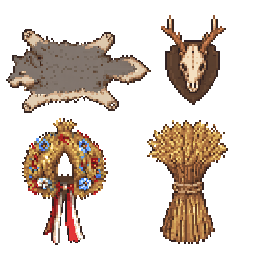
#> input picture tools/house/decor/src/grid_pelt_antlers_wreath_sheaf_s2801.png, 256 x 256 px; its folder holds 4 pictures in this run
$ python wigilia_stol2.py src/grid_flowers_herbs_spruce_chest_s2803.png
#> lines starting #> are read from the running program, lines starting #| are printed output that depends on the picture; after the words box and inside, x2 and y2 are one past the last pixel; in counts of white or black regions, pixels touching at a corner belong together
### tools/house/decor/make_decor.py
# python make_decor.py  -> img/characters/!House_Decor.png (144x144 frames, 12 x 8), img/characters/!$House_Decor_Big.png
#                          (288x192 frames), tools/house/decor/decor_index.json, the <decor-data> line of js/plugins/HomeDecor.js,
#                          docs/dom_dziadka/ozdoby.png (every prop beside Winlu pieces, labelled in Polish) and out/ previews.
# Grandpa's house decorations (HomeDecor.js): the trophies and keepsakes the hero earns, the seasons' things, the folk touches.
# Sources: PixelLab Pro Flash pictures in src/ (made on a Winlu style reference at about 2-3x the game size, SOURCES.txt), Winlu
# Interior pieces (the Holy Mother's frame -> the Lord's receipt, a wall shelf -> the hero's shelf, a plate -> the wafer's plate)
# and small things painted here (the wycinanki, the towel, the rag rug, the tablecloth, the notice, the nail).
# Finishing like the cottage's other props: premultiplied Lanczos downscale, Winlu's hard alpha, a light sharpen, a nudge of the
# colours towards Winlu's muted palette (nearest Winlu colour where one is close), a 1 px dark rim where the downscale lost it,
# Winlu's 40 % black drop shadow for things standing on the floor or a table.
# Every frame is laid out so its thing lands exactly where the house wants it: the absolute pixel spot on Map019 (48 px cells)
# is given per look (PLACE), the frame is cut around the event's cell (bottom-centre of a frame = bottom-centre of the cell).
import os, sys, json, re
import numpy as np
from PIL import Image, ImageDraw, ImageFont, ImageFilter

HERE = os.path.dirname(os.path.abspath(__file__))
ROOT = os.path.abspath(os.path.join(HERE, "..", "..", ".."))
sys.path.insert(0, os.path.join(ROOT, "tools", "tavern"))
from artlib import (char_frame, cell, bbox, premul_resize, harden, sharpen, grade, Canvas4, recolour, sheet as winlu_sheet)
import pixfont
from props_art import parchment
sys.path.insert(0, HERE)
import decor_paint as DP

SRC = os.path.join(HERE, "src")
OUT = os.path.join(HERE, "out")
CHARS = os.path.join(ROOT, "img", "characters")
DOCS = os.path.join(ROOT, "docs", "dom_dziadka")
PLUGIN = os.path.join(ROOT, "js", "plugins", "HomeDecor.js")
INDEX = os.path.join(HERE, "decor_index.json")
SHEET, BIG = "!House_Decor", "!$House_Decor_Big"
FW = FH = 144                 # a frame of the small sheet: 3 x 3 cells (the event's cell at the bottom middle)
BW, BH = 288, 192             # a frame of the big sheet: 6 x 4 cells
OUTLINE = (43, 29, 20)

def src(name):
#> called with name = 'grid_pelt_antlers_wreath_sheaf_s2801.png'
    return Image.open(os.path.join(SRC, name)).convert("RGBA")
#> returned value is the input picture: PIL image 256x256 RGBA; mean R, G, B, A 47.7, 36.1, 27.3, 84
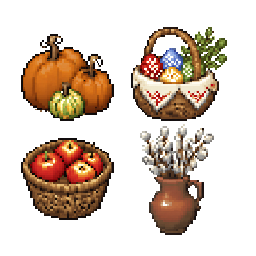
#> input picture tools/house/decor/src/grid_pumpkins_easter_apples_willow_s2802.png, 256 x 256 px
#> in src, returned value is the input picture: PIL image 256x256 RGBA; mean R, G, B, A 48.6, 33.4, 21.4, 86.1
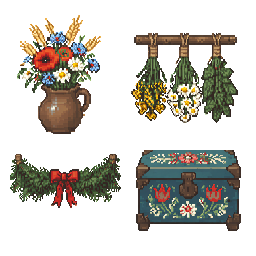
#> input picture tools/house/decor/src/grid_flowers_herbs_spruce_chest_s2803.png, 256 x 256 px
#> in src, returned value is the input picture: PIL image 256x256 RGBA; mean R, G, B, A 36, 33.3, 26.5, 88
#> call 4 of src, with name = 'grid_tankard_tusk_dice_oplatek_s2804.png'
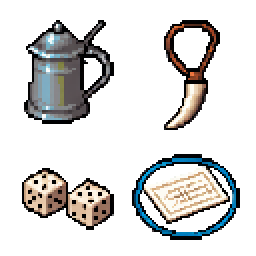
#> input picture tools/house/decor/src/grid_tankard_tusk_dice_oplatek_s2804.png, 128 x 128 px (shown 2 times larger)
#> in src, returned value is the input picture: PIL image 128x128 RGBA; mean R, G, B, A 29.2, 28.7, 27.7, 67.8

# ------------------------------------------------------------------------------------------------ cutting the PixelLab grids
def components(a, t=100):
    """4-connected pieces of the opaque mask -> [(area, (x0, y0, x1, y1), mask)]"""
#> called with t = 100
    m = a > t
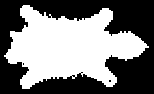
#> m: shape (94, 154) bool; 48.2% white; 1 white region, box (x1, y1, x2, y2) and area: (4, 5, 149, 89) 6975
    H, W = m.shape
#> H = 94; W = 154
    lab = np.zeros((H, W), np.int32)
    out, n = [], 0
    for y0 in range(H):
        for x0 in range(W):
            if not m[y0, x0] or lab[y0, x0]: continue
            n += 1
            stack, pts = [(y0, x0)], []
            lab[y0, x0] = n
            while stack:
                y, x = stack.pop()
                pts.append((y, x))
                for dy, dx in ((1, 0), (-1, 0), (0, 1), (0, -1)):
                    yy, xx = y + dy, x + dx
                    if 0 <= yy < H and 0 <= xx < W and m[yy, xx] and not lab[yy, xx]:
                        lab[yy, xx] = n; stack.append((yy, xx))
            ys = [p[0] for p in pts]; xs = [p[1] for p in pts]
            out.append((len(pts), (min(xs), min(ys), max(xs) + 1, max(ys) + 1), n))
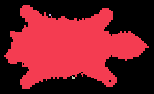
#> lab: shape (94, 154) int32; 4 distinct labels, from 0 to 3; one colour per label, 0 black
#> after the loop, n = 3
    return out, lab

def piece(grid, box, keep_near=5, min_area=4):
    """one prop out of a grid: the crop, then only the biggest piece and what lies close to it (no crumbs of the neighbours)"""
    im = grid.crop(box)
    a = np.array(im)
    comps, lab = components(a[:, :, 3])
#> comps = [(6964, (4, 5, 149, 89), 1), (4, (49, 14, 51, 16), 2), (7, (72, 76, 75, 79), 3)]
    if not comps: return im
    comps.sort(key=lambda c: -c[0])
    x0, y0, x1, y1 = comps[0][1]
#> x0 = 4; y0 = 5; x1 = 149; y1 = 89
    keep = np.zeros(lab.shape, bool)
    for area, (cx0, cy0, cx1, cy1), n in comps:
        near = cx1 >= x0 - keep_near and cx0 <= x1 + keep_near and cy1 >= y0 - keep_near and cy0 <= y1 + keep_near
        if n == comps[0][2] or (near and area >= min_area):
            keep |= lab == n
#> this loop made 3 passes
#> (area, cx0, cy0, cx1, cy1, n) on pass 1: (6964, 4, 5, 149, 89, 1)
    a[~keep] = (0, 0, 0, 0)
    out = Image.fromarray(a, "RGBA")
    return out.crop(bbox(out, 0))
#> in bbox, `ys, xs = np.nonzero(a > t)`: ys = 6975 values from 5 to 88; xs = 6975 values, max 148 at index 3460, min 4 at index 4548, mean 69.15
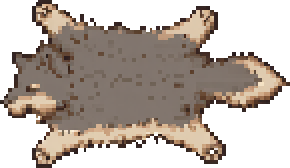
#> returned value: PIL image 145x84 RGBA (shown 2 times larger); mean R, G, B, A 79, 68.3, 60, 146; transparent parts drawn white

# ------------------------------------------------------------------------------------------------ finishing
_WPAL = None
def winlu_palette():
    """the colours of the Winlu Interior sheets the cottage uses (B, C, D, the decoration characters): the mean colour of
    every filled 5-bit RGB bucket (real Winlu colours, not a handful of averages)"""
    global _WPAL
    if _WPAL is None:
        cols = []
        for name in ("B", "C", "D", "!Decoration_static", "!Decoration2", "!Fantasy_chest"):
            a = np.array(winlu_sheet(name)).reshape(-1, 4)
            cols.append(a[a[:, 3] > 250][:, :3].astype(np.float32))
        c = np.concatenate(cols)
        key = (c[:, 0].astype(np.int32) >> 3) * 1024 + (c[:, 1].astype(np.int32) >> 3) * 32 + (c[:, 2].astype(np.int32) >> 3)
        order = np.argsort(key); key, c = key[order], c[order]
        cut = np.flatnonzero(np.diff(key)) + 1
        _WPAL = np.array([g.mean(axis=0) for g in np.split(c, cut)], np.float32)
    return _WPAL

def winlu_match(im, thr=22.0):
    """each colour -> the nearest Winlu colour when one lies within thr (RGB distance); the folk colours Winlu lacks stay"""
    a = np.array(im).astype(np.float32)
    pal = winlu_palette()
    flat = a[:, :, :3].reshape(-1, 3)
    best = np.zeros(len(flat), np.int32); dist = np.full(len(flat), 1e9, np.float32)
    for i in range(0, len(pal), 64):
        d = ((flat[:, None, :] - pal[None, i:i + 64, :]) ** 2).sum(axis=2)
        j = d.argmin(axis=1); dj = d[np.arange(len(flat)), j]
        better = dj < dist
        best[better] = j[better] + i; dist[better] = dj[better]
    near = np.sqrt(dist) <= thr
    flat[near] = pal[best[near]]
    a[:, :, :3] = flat.reshape(a.shape[0], a.shape[1], 3)
    return Image.fromarray(np.clip(a, 0, 255).astype(np.uint8), "RGBA")

# [15 lines left out: function rim, not called in this run]

def finish(im, scale, sat=0.92, match=True, edge=True, sharp=True):
    """a PixelLab piece -> game size, Winlu's look"""
#> called with scale = 0.58, sat = 0.9, match = True, edge = True, sharp = True
    w, h = max(1, round(im.width * scale)), max(1, round(im.height * scale))
#> w = 84; h = 49
    out = premul_resize(im, (w, h))
    if sharp: out = sharpen(out, 0.7, 45)
    out = harden(out, 110)
    out = grade(out, sat=sat)
    if match: out = winlu_match(out)
    if edge: out = rim(out)
    return out.crop(bbox(out, 0))

# [7 lines left out: function shadow, not called in this run]

def mirror(im):
    return im.transpose(Image.FLIP_LEFT_RIGHT)

# [4 lines left out: function solid_box, not called in this run]

# ------------------------------------------------------------------------------------------------ the pieces
def pixellab_pieces():
    g1 = src("grid_pelt_antlers_wreath_sheaf_s2801.png")
    g2 = src("grid_pumpkins_easter_apples_willow_s2802.png")
    g3 = src("grid_flowers_herbs_spruce_chest_s2803.png")
    g4 = src("grid_tankard_tusk_dice_oplatek_s2804.png")
    P = {}
    P["pelt"] = finish(piece(g1, (2, 24, 156, 118)), 0.58, sat=0.9)
    P["antlers"] = finish(piece(g1, (154, 10, 232, 110)), 0.5)
    P["wreath"] = finish(piece(g1, (16, 112, 114, 250)), 0.46, sat=0.95)
    P["sheaf"] = finish(piece(g1, (140, 114, 234, 250)), 0.42)
    P["pumpkins"] = finish(piece(g2, (16, 28, 120, 126)), 0.42, sat=0.9)
    P["easter"] = finish(piece(g2, (126, 20, 234, 126)), 0.29, sat=0.95)
    P["apples"] = finish(piece(g2, (16, 132, 120, 226)), 0.29, sat=0.92)
    P["willow"] = finish(piece(g2, (134, 120, 222, 242)), 0.29)
    P["flowers"] = finish(piece(g3, (10, 10, 108, 140)), 0.28, sat=0.95)
    P["herbs"] = finish(piece(g3, (126, 26, 242, 130)), 0.33)
    P["spruce"] = finish(piece(g3, (4, 148, 126, 214)), 0.36)
    P["chest"] = finish(piece(g3, (130, 144, 246, 236)), 0.42, sat=0.95, match=False)
    P["tankard"] = finish(piece(g4, (8, 6, 60, 64)), 0.3)
    P["tusk"] = finish(piece(g4, (78, 6, 114, 68)), 0.36)
    P["dice"] = finish(piece(g4, (8, 80, 60, 118)), 0.27, match=False)
    wafer = piece(g4, (70, 80, 118, 114))
    a = np.array(wafer)
    blue = (a[:, :, 2].astype(int) > a[:, :, 0].astype(int) + 25)          # the plate's blue rim: away
    a[blue] = (0, 0, 0, 0)
    wafer = Image.fromarray(a, "RGBA"); wafer = wafer.crop(bbox(wafer, 0))
    P["wafer"] = finish(wafer, 0.4, match=False)
    return P

# ------------------------------------------------------------------------------------------------ small things painted here
# (the wycinanki, the towel, the rag rug and the Christmas Eve table: decor_paint.py)
INK, INK_L = (62, 44, 34, 255), (122, 100, 80, 255)

# [100 lines left out: functions words, receipt_frame, nail_img, notice_img, dice_img, wafer_on_plate and 1 more, not called in this run]

# ------------------------------------------------------------------------------------------------ where everything goes
# LOOKS: key -> (sheet, event cell, picture, anchor, ax, ay, kind). The anchor says which point of the picture lands on the map
# pixel (ax, ay): "cb" centre / bottom, "cc" centre / middle, "ct" centre / top, "rb" right / bottom, "tl" top-left.
# kind: "wall" (hangs on a wall), "floor" (stands on the floor: a drop shadow), "table" (stands on a table: a drop shadow),
# "flat" (lies flat: a rug, a cloth). The plugin's slots (event ids, cells, priorities) are in HomeDecor.js.
PIC_BOX = (727, 71, 761, 102)             # the Holy Mother's picture (Map019 event 28 at 15,2) in map pixels
REC_BOX = (823, 71, 857, 102)             # the receipt: the same frame, mirrored about grandpa's window (16.5)

# [142 lines left out: functions build_looks, origin, topleft, slot, frame_of, build and 1 more, not called in this run]

# ------------------------------------------------------------------------------------------------ the preview sheet
LABELS = [
    ("Pamiątki z historii (pojawiają się, gdy zasłużone, i zostają)", [
        ("pokwitowanie", "Pokwitowanie od Lorda", ("!Decoration_static", 6, 8, 2, "obrazek Winlu")),
        ("gwozdz", "Pusty gwóźdź (przed spłatą)", None),
        ("rogi", "Poroże pierwszego jelenia", ("!$Wall_decoration", 0, 2, 0, "poroże Winlu")),
        ("kiel", "Kieł pierwszego dzika", None),
        ("kiel_rog", "Kieł na porożu", None),
        ("skora", "Skóra pierwszego wilka", ("D", 9, 12, 2, 2, "skóra Winlu")),
        ("polka_oba", "Półka: kufel od Borgara i kości", ("D", 6, 2, 1, 2, "półka Winlu")),
        ("list", "Ogłoszenie z tablicy zleceń", None)]),
    ("Pory roku", [
        ("bazie", "Wiosna: bazie w dzbanku", ("D", 7, 4, 1, 2, "wazon Winlu")),
        ("pisanki", "Wielkanoc: koszyczek z pisankami", ("D", 0, 10, 1, 1, "misa Winlu")),
        ("kwiaty", "Lato: polne kwiaty", None),
        ("ziola", "Lato: zioła do suszenia", ("!Decoration_static", 3, 8, 0, "zioła Winlu")),
        ("wieniec", "Jesień: wieniec dożynkowy", None),
        ("jablka", "Jesień: kosz jabłek", None),
        ("dynie_r", "Jesień: dynie przy drzwiach", None),
        ("recznik_zima", "Zima: świerk nad obrazkami", None),
        ("snop", "Wigilia: snop w kącie", None),
        ("wigilia", "Wigilia: obrus, sianko, opłatek", None)]),
    ("Zawsze w chacie", [
        ("wyc_7", "Wycinanka: gwiazda", None),
        ("wyc_2", "Wycinanka: leluja", None),
        ("recznik", "Haftowany ręcznik na obrazku", ("!Decoration_static", 6, 8, 2, "obrazek Winlu")),
        ("skrzynia", "Malowana skrzynia dziadka", ("!Fantasy_chest", 6, 2, 0, "skrzynia Winlu")),
        ("chodnik", "Chodnik tkany ze szmat", None)]),
]

# [84 lines left out: functions winlu_ref, preview, main, not called in this run]

# [2 lines that do not run on import are left out]

### tools/tavern/artlib.py
# Shared helpers for the tavern's new props (props_art.py): loading Winlu pieces, premultiplied downscaling of PixelLab
# pictures, hard alpha, the Winlu-like soft drop shadow, outlines, colour grading towards Winlu's wood, and small
# painting primitives (anti-aliased shapes drawn 4x larger and reduced).
import os
import numpy as np
from PIL import Image, ImageDraw, ImageFilter

# pictures made from numpy arrays share the array's memory and are read-only: always hand out a writable copy
_fromarray = Image.fromarray
if not getattr(Image.fromarray, "_copying", False):
    def _fromarray_copy(*a, **k):
        return _fromarray(*a, **k).copy()
    _fromarray_copy._copying = True
    Image.fromarray = _fromarray_copy

HERE = os.path.dirname(os.path.abspath(__file__))
ROOT = os.path.abspath(os.path.join(HERE, "..", "..")).replace("\\", "/") + "/"
WINLU = ROOT + "img/tilesets/Winlu Fantasy Tileset - Interior/Remaster/"
SRC = os.path.join(HERE, "props_src")
SHEETS = {"B": "Fantasy_Inside_B", "C": "Fantasy_Inside_C", "D": "Fantasy_Inside_D", "E": "Fantasy_Inside_Shops",
          "A2": "Fantasy_Inside_A2", "A3": "Fantasy_Inside_A3", "A4": "Fantasy_Inside_A4", "A5": "Fantasy_Inside_A5"}
_cache = {}

def sheet(name):
    if name not in _cache:
        p = WINLU + "tilesets/" + SHEETS[name] + ".png" if name in SHEETS else WINLU + "characters/" + name + ".png"
        _cache[name] = Image.open(p).convert("RGBA")
    return _cache[name]

def cell(name, c, r, w=1, h=1):
    """a block of 48 px cells from a Winlu tile sheet"""
    return sheet(name).crop((c * 48, r * 48, (c + w) * 48, (r + h) * 48))

# [11 lines left out: function char_frame, not called in this run]

def bbox(im, t=8):
    a = np.array(im)[:, :, 3]
    ys, xs = np.nonzero(a > t)
    if not len(xs): return (0, 0, 0, 0)
    return (int(xs.min()), int(ys.min()), int(xs.max()) + 1, int(ys.max()) + 1)

def premul_resize(img, size, flt=Image.LANCZOS):
#> called with size = (84, 49), flt = 1
    a = np.array(img.convert("RGBA")).astype(np.float32) / 255.0
#> a: shape (84, 145, 4) float32
    pre = np.concatenate([a[:, :, :3] * a[:, :, 3:4], a[:, :, 3:4]], axis=2)
    chans = [np.array(Image.fromarray((pre[:, :, c] * 255 + 0.5).astype(np.uint8), "L").resize(size, flt)).astype(np.float32) / 255.0 for c in range(4)]
#> chans = 4 items
    o = np.stack(chans, axis=2)
    al = o[:, :, 3:4]
    rgb = np.where(al > 0.002, o[:, :, :3] / np.maximum(al, 0.002), 0)
    return Image.fromarray((np.concatenate([np.clip(rgb, 0, 1), np.clip(al, 0, 1)], axis=2) * 255 + 0.5).astype(np.uint8), "RGBA")
#> returned value: PIL image 84x49 RGBA

def harden(img, t=110):
    """binary alpha like Winlu's objects (their only soft alpha is the drop shadow)"""
    a = np.array(img)
    a[:, :, 3] = np.where(a[:, :, 3] >= t, 255, 0)
    return Image.fromarray(a, "RGBA")

def sharpen(img, radius=0.8, percent=60):
#> called with radius = 0.7, percent = 45
    rgb = img.convert("RGB").filter(ImageFilter.UnsharpMask(radius=radius, percent=percent, threshold=2))
#> rgb: PIL image 84x49 RGB
    out = rgb.convert("RGBA"); out.putalpha(img.getchannel("A"))
    return out

# [6 lines left out: function reduce, not called in this run]

def grade(img, sat=0.9, warm=0.0, gamma=1.0, contrast=1.0):
    """nudges colours towards Winlu's muted look: less saturation, a touch of warmth, softer contrast"""
#> called with sat = 0.9, warm = 0, gamma = 1, contrast = 1
    a = np.array(img).astype(np.float32)
    rgb = a[:, :, :3] / 255.0
#> rgb: shape (49, 84, 3) float32
    lum = (rgb * np.array([0.299, 0.587, 0.114])).sum(axis=2, keepdims=True)
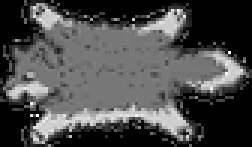
#> lum: shape (49, 84, 1) float64 (shown 3 times larger); min 0, max 1, mean 0.298
    rgb = lum + (rgb - lum) * sat
    rgb = 0.5 + (rgb - 0.5) * contrast
    rgb = np.clip(rgb, 0, 1) ** gamma
    rgb[:, :, 0] += warm; rgb[:, :, 2] -= warm
    a[:, :, :3] = np.clip(rgb, 0, 1) * 255
    return Image.fromarray(a.astype(np.uint8), "RGBA")

SHADOW = (40, 34, 40)
# [41 lines left out: functions drop_shadow, ellipse_shadow, outline, not called in this run]

class Canvas4:
    """draw at 4x with anti-aliasing, then reduce to 1x (soft painted edges, like Winlu's)"""
    # [4 lines left out: function __init__, not called in this run]
    def s(self, *v):
        return [x * self.k for x in v]
    def rect(self, x0, y0, x1, y1, fill, outline=None, width=1):
        self.d.rectangle(self.s(x0, y0, x1, y1), fill=fill, outline=outline, width=max(1, int(round(width * self.k))) if outline else 0)
    def rrect(self, x0, y0, x1, y1, r, fill, outline=None, width=1):
        self.d.rounded_rectangle(self.s(x0, y0, x1, y1), radius=r * self.k, fill=fill, outline=outline, width=max(1, int(round(width * self.k))) if outline else 0)
    def ellipse(self, x0, y0, x1, y1, fill, outline=None, width=1):
        self.d.ellipse(self.s(x0, y0, x1, y1), fill=fill, outline=outline, width=max(1, int(round(width * self.k))) if outline else 0)
    def poly(self, pts, fill, outline=None):
        self.d.polygon([(x * self.k, y * self.k) for x, y in pts], fill=fill, outline=outline)
    def line(self, pts, fill, width=1):
        self.d.line([(x * self.k, y * self.k) for x, y in pts], fill=fill, width=max(1, int(width * self.k)))
    def arc(self, box, start, end, fill, width=1):
        self.d.arc(self.s(*box), start, end, fill=fill, width=max(1, int(width * self.k)))
    def done(self, t=90):
        out = premul_resize(self.im, (self.w, self.h), Image.BOX)
        return harden(out, t) if t else out

def paste(dst, src, x, y):
    dst.alpha_composite(src, (int(x), int(y)))
    return dst

# [10 lines left out: function recolour, not called in this run]

### tools/house/decor/wigilia_stol2.py
# python tools/house/decor/wigilia_stol2.py [--proba]
# (2026-10-23) The Christmas Eve cloth for grandpa's table as it is since the user's edit of 2026-10-17: Map019's corner (1..3, 9..11)
# holds two round stools (the candle on the right one, 2,10) and a table two cells wide (Winlu C 454/455 over 462/463 at 1..2, 10..11;
# its top covers map pixels 51..143 x 508..551). The same painter as make_decor.py (decor_paint.wigilia_table, the wafer on its plate),
# the cloth for this top; written into frame 0 of img/characters/!$House_Decor_Big.png (the old three-cell cloth's frame - that table
# is gone) for the slot's event at CELL. Prints the look's line for HomeDecor.js's DECOR_ART ("wigilia").
# make_decor.py itself is not run: HomeDecor.js's DECOR_ART was set by hand after it (the cells of 2026-09-29).
import os, sys, json
from PIL import Image

HERE = os.path.dirname(os.path.abspath(__file__))
sys.path.insert(0, HERE)
import make_decor as MD          # (its main() runs only as a script)
import decor_paint as DP

TOP = (51, 508, 143, 551)        # the table's top in map pixels (x0, y0, x1, y1)
PLATE_AT = (121, 528)            # the wafer's plate: on the right half, a little behind the middle
CELL = (2, 11)                   # the slot's event cell (wigilia, id 995)

def main():
    P = MD.pixellab_pieces()
    cloth, left, top = DP.wigilia_table(MD.wafer_on_plate(P["wafer"]), top=TOP, plate_at=PLATE_AT)
    ox, oy = CELL[0] * 48 + 24 - MD.BW // 2, (CELL[1] + 1) * 48 - MD.BH
    fx, fy = left - ox, top - oy
    assert fx >= 0 and fy >= 0 and fx + cloth.width <= MD.BW and fy + cloth.height <= MD.BH, (fx, fy, cloth.size)
    fr = Image.new("RGBA", (MD.BW, MD.BH), (0, 0, 0, 0))
    fr.alpha_composite(cloth, (fx, fy))
    box = MD.solid_box(fr)
    line = ["!$House_Decor_Big", 0, 2, 0, CELL[0], CELL[1], box, []]
    print("wigilia:", json.dumps(line, separators=(",", ":")), "cloth", cloth.size, "at map", (left, top))
    if "--proba" in sys.argv:
        fr.save(os.path.join(HERE, "wigilia_stol2_proba.png")); return
    path = os.path.join(MD.CHARS, MD.BIG + ".png")
    big = Image.open(path).convert("RGBA")
    big.paste(Image.new("RGBA", (MD.BW, MD.BH), (0, 0, 0, 0)), (0, 0))   # (frame 0 cleared, then the new cloth)
    big.alpha_composite(fr, (0, 0))
    big.save(path)
    print("zapisano", os.path.relpath(path, MD.ROOT))

if __name__ == "__main__":
#> (the run stopped early here; a loop or call above may not have finished)
